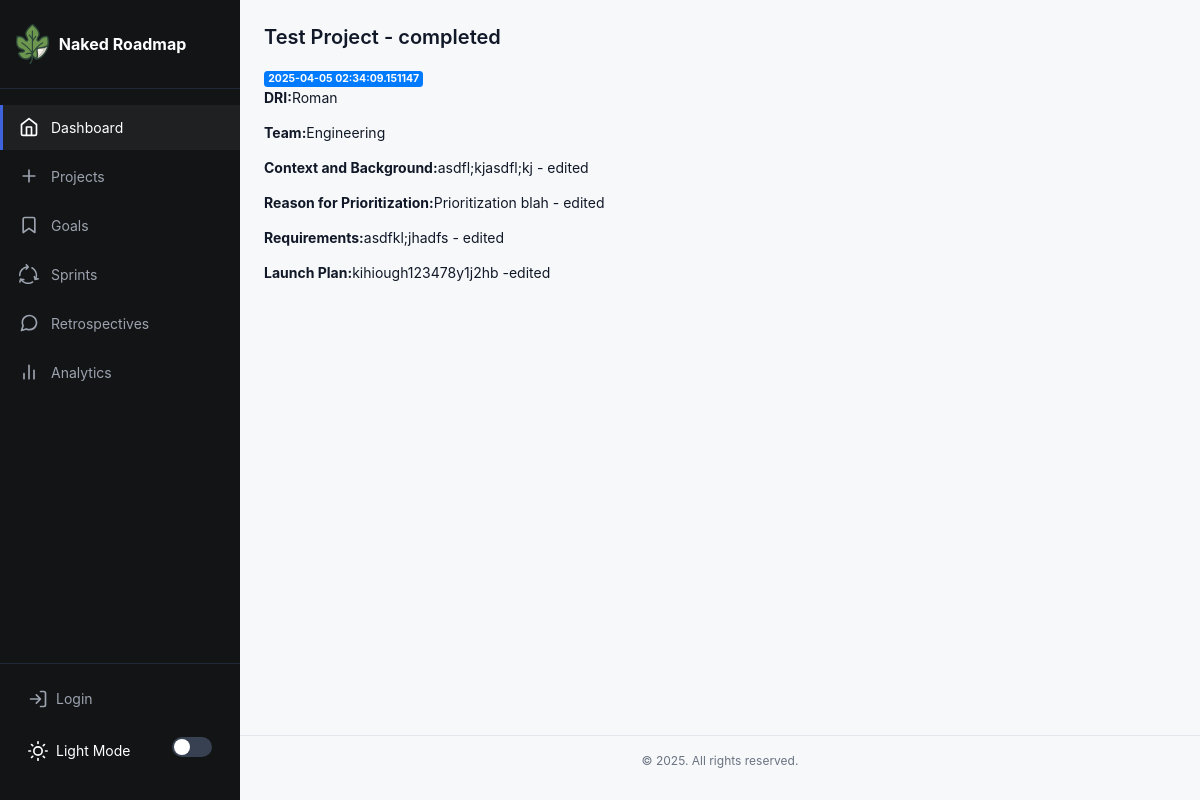
Page /6 on the committed database.
### app/models.py (models this page shows, shortened)
class Project(db.Model):
    __tablename__ = "project"
    id: so.Mapped[int] = so.mapped_column(primary_key=True)
    name: so.Mapped[str] = so.mapped_column(sa.TEXT())
    created: so.Mapped[datetime] = so.mapped_column(index=True, default=lambda: datetime.now(timezone.utc))
    dri: so.Mapped[str] = so.mapped_column(sa.TEXT())
    team: so.Mapped[str] = so.mapped_column(sa.TEXT())
    context: so.Mapped[str] = so.mapped_column(sa.TEXT())
    why: so.Mapped[str] = so.mapped_column(sa.TEXT())
    requirements: so.Mapped[str] = so.mapped_column(sa.TEXT())
    launch: so.Mapped[str] = so.mapped_column(sa.TEXT())
    location: so.Mapped[str] = so.mapped_column(sa.TEXT(),  nullable=True, default="discussion")

### app/routes.py (the view)
@app.route('/<int:project_id>')
def project(project_id):
    project = (
        Project.query
        .filter_by(id=project_id)
        .first()
    )
    return render_template('project.html', project=project)

### app/templates/project.html
{% extends 'base.html' %}
{% block content %}
    <h2>{{ project['name'] }}</h2>
    <span class="badge badge-primary">{{ project['created'] }}</span>
    <p><strong>DRI:</strong>{{ project['dri'] }}</p>
    <p><strong>Team:</strong>{{ project['team'] }}</p>
    <p><strong>Context and Background:</strong>{{ project['context'] }}</p>
    <p><strong>Reason for Prioritization:</strong>{{ project['why'] }}</p>
    <p><strong>Requirements:</strong>{{ project['requirements'] }}</p>
    <p><strong>Launch Plan:</strong>{{ project['launch'] }}</p>
{% endblock %}

### app/static/style.css (style rules this page uses)
:root { --color-background: #f6f8fa; --color-white: #ffffff; --color-black: #131415; --color-gray-100: #f2f3f5; --color-gray-200: #e4e6eb; --color-gray-300: #d1d5db; --color-gray-400: #9ca3af; --color-gray-500: #6b7280; --color-gray-600: #4b5563; --color-gray-700: #374151; --color-gray-800: #1f2937; --color-gray-900: #111827; --color-primary: #3e63dd; --color-primary-dark: #3451b2; --color-success: #10b981; --color-warning: #f59e0b; --color-danger: #ef4444; --color-info: #60a5fa; --spacing-1: 4px; --spacing-2: 8px; --spacing-3: 12px; --spacing-4: 16px; --spacing-5: 20px; --spacing-6: 24px; --spacing-8: 32px; --spacing-10: 40px; --spacing-12: 48px; --border-radius-sm: 4px; --border-radius-md: 6px; --border-radius-lg: 8px; --border-radius-xl: 12px; --shadow-sm: 0 1px 2px 0 rgba(0, 0, 0, 0.05); --shadow-md: 0 4px 6px -1px rgba(0, 0, 0, 0.1), 0 2px 4px -1px rgba(0, 0, 0, 0.06); --shadow-lg: 0 10px 15px -3px rgba(0, 0, 0, 0.1), 0 4px 6px -2px rgba(0, 0, 0, 0.05); }
* { margin: 0; padding: 0; box-sizing: border-box; }
body, html { font-family: "Mulish", -apple-system, BlinkMacSystemFont, "Segoe UI", Roboto, Helvetica, Arial, sans-serif; font-size: 14px; line-height: 1.5; color: var(--color-gray-900); background-color: var(--color-background); height: 100%; width: 100%; }
h1, h2, h3, h4, h5, h6 { font-weight: 600; line-height: 1.3; margin-bottom: var(--spacing-4); }
h2 { font-size: 20px; }

### rows in the picture
Project: name "Test Project - completed", created "2025-04-05 02:34:09.151147", dri "Roman", team "Engineering", context "asdfl;kjasdfl;kj - edited", why "Prioritization blah - edited", requirements "asdfkl;jhadfs - edited", launch "kihiough123478y1j2hb -edited"
